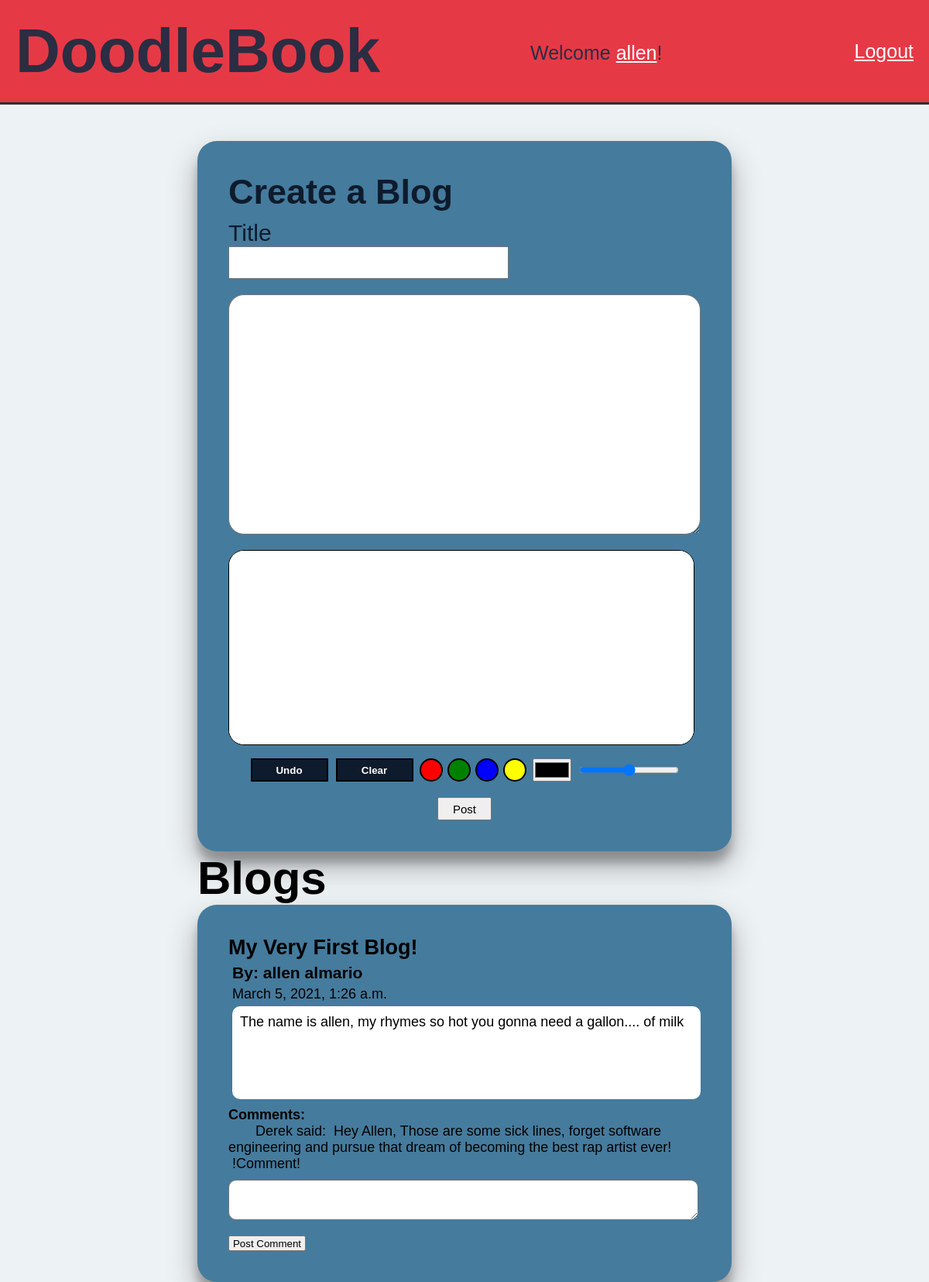
Screenshot of /dashboard (signed in) with the database file from the repository.
### Doodle_App/models.py (models this page shows)
class User(models.Model):
    first_name = models.CharField(max_length=30)
    last_name = models.CharField(max_length=40)
    email = models.CharField(max_length=70)
    password = models.CharField(max_length=100)
    bio = models.TextField(default="User Bio")
    user_level = models.IntegerField(default=0) # 0 is regular, 1 is admin
    created_at = models.DateTimeField(auto_now_add=True)
    updated_at = models.DateTimeField(auto_now=True)
    objects = webManager()

class Blog(models.Model):
    title = models.CharField(max_length=100)
    author = models.ForeignKey(User, related_name="blogs", on_delete = models.CASCADE)
    desc = models.TextField()
    privacy = models.IntegerField(default=0) # 0 is public, 1 is private
    created_at = models.DateTimeField(auto_now_add=True)
    updated_at = models.DateTimeField(auto_now=True)
    picture = models.ImageField(null=True)
    objects = webManager()

class Comment(models.Model):
    posted_by = models.ForeignKey(User, related_name="user_comments", on_delete = models.CASCADE)
    posted_to = models.ForeignKey(Blog, related_name="blog_comments", on_delete = models.CASCADE)
    description = models.TextField(default="Comment")
    created_at = models.DateTimeField(auto_now_add=True)
    updated_at = models.DateTimeField(auto_now=True)
    objects = webManager()

### Doodle_App/views.py (the view)
# urls.py: path('dashboard', views.dashboard),
def dashboard(request):
    if 'userID' in request.session:
        user = User.objects.get(id=request.session['userID'])
        context = {
            "user": user,
            "users" : User.objects.all(),
            "blogs" : Blog.objects.all(),
            "comments" : Comment.objects.all(),
        }
        return render(request, 'dashboard.html', context)
    else:
        return redirect('/')

### Doodle_App/templates/dashboard.html (shortened to what this page needs)
<!DOCTYPE html>
<html lang="en">
<head>
    {% load static %}
    <link rel="stylesheet" href="{% static 'css/dashboard.css' %}">
</head>
<header>
    <h1>DoodleBook</h1>
    <div class="nav">
        <p>Welcome <a href="profile/{{request.session.userID}}">{{user.first_name}}</a>!</p>
        <a href="/logout">Logout</a>
    </div>
</header>
<body>
    <div class="container">
        <form action = "#" method = "POST">
            <h2>Create a Blog</h2>
            <div class="title">
                <label for="blogTitle">Title</label>
                <input id="postTitle" type="text" name="blogTitle">
            </div>
            <textarea></textarea>
            <div class ="field">
                <canvas id="canvas"></canvas>
                <div class ="tools">
                    <button type = "button" class = "button">Undo</button>
                    <button onClick="clear_canvas()" type = "button" class = "button">Clear</button>
                    <div onclick="change_Color(this)" class="color-field" style="background: red;"></div>
                    <div onClick="change_color(this)" class="color-field" style="background: green;"></div>
                    <div onClick="change_color(this)" class="color-field" style="background: blue;"></div>
                    <div onClick="change_color(this)" class="color-field" style="background: yellow;"></div>
                    <input oninput="draw_color = this.value" type="color" class ="color-picker">
                    <input type="range" min="1" max="100" class="pen-range"
                            oninput="draw_width = this.value">
                </div>
            </div>
            <div class="submit">
                <input type="submit" value="Post">
            </div>
        </form>
    </div>
    <div class="blogs">
        <div>
            <h1>Blogs</h1>
            <div class = "bloginfo">
                {% for blog in blogs %}
                    <h2>{{blog.title}}</h2>
                    <div class = "name_created">
                        <h3>By: {{blog.author.first_name}} {{blog.author.last_name}}</h3>
                        <p>{{blog.created_at}}</p>
                    <p class = "description">{{blog.desc}}</p>
                {% endfor %}
                <h4>Comments:</h4>
                {% for comment in comments %}
                    <div class ="comment_section">
                        <p class = 'commenter'>{{comment.posted_by.first_name}} said:</p>
                        <p>Hey Allen, Those are some sick lines, forget software engineering and pursue that dream of becoming the best rap artist ever!</p>
                        <p>!{{comment.description}}!</p>
                    </div>
                    <form action="/postComment" method="POST">
                        <textarea class="comment_here"></textarea>
                        <input class="commentSubmit" type="submit" value="Post Comment">
                    </form>
                {% endfor %}
            </div>
        </div>
    </div>
</body>
</html>

### Doodle_App/static/css/dashboard.css (style rules this page uses)
* { height: auto; margin: 0; padding: 0px; font-family: 'Gill Sans', 'Gill Sans MT', 'Calibri', 'Trebuchet MS', sans-serif; }
body { background-color: #edf2f4; }
header { display: flex; justify-content: space-between; align-items: center; background-color: #e63946; font-size: 40px; color: #2b2d42; padding: 20px; box-shadow: rgba(0, 0, 0, 0.16) 0px 1px 4px, rgb(51, 51, 51) 0px 0px 0px 3px; }
header .nav { display: flex; align-items: center; justify-content: space-between; font-size: 25px; width: 500px; }
header .nav a { color: white; }
.container { display: flex; justify-content: center; font-size: 30px; margin-top: 50px; }
.container form { background-color: #457b9d; padding: 40px; border-radius: 25px; color: #0e1b2c; box-shadow: rgba(0, 0, 0, 0.3) 0px 19px 38px, rgba(0, 0, 0, 0.22) 0px 15px 12px; }
.container form textarea { width: 600px; height: 300px; font-size: 18px; padding: 4px; display: block; margin-top: 20px; margin-bottom: 20px; }
#postTitle { width: 350px; height: 30px; font-size: 18px; padding: 4px; display: block; }
.title { margin-top: 10px; }
.container form canvas { background-color: white; border: black 1px solid; }
.submit { padding-top: 20px; }
.tools { display: flex; flex-direction: row; justify-content: center; margin-top: 10px; }
.tools .color-field { height: 30px; width: 30px; min-height: 30px; min-width: 30px; display:inline-block; cursor: pointer; box-sizing: border-box; border-radius: 50%; border: 2px solid black; margin: 0 3px; }
.tools .button { align-self: center; width: 100px; height: 30px; border: 2px solid black; cursor: pointer; color: white; background: #0e1b2c; font-weight: bold; margin: 0 5px; }
.color-picker { align-self: center; margin: 0 5px; height: 30px; }
.pen-range { align-self: center; margin: 0 5px; }
textarea { border-radius: 20px; }
#canvas { border-radius: 20px; }
.container form input[type=submit] { width: 70px; height: 30px; font-size: 15px; margin: auto; }
.container form .submit { display: flex; margin: auto; }
.blogs { display: flex; justify-content: center; }
.blogs h1 { font-size: 60px; }
.bloginfo { background-color: #457b9d; width: 610px; font-size: 18px; padding: 40px; border-radius: 25px; box-shadow: rgba(0, 0, 0, 0.3) 0px 19px 38px, rgba(0, 0, 0, 0.22) 0px 15px 12px; }
.description { background-color: white; border-radius: 10px; height: 100px; margin-bottom: 10px; }
.name_created h3, p { margin: 5px 0 0 5px; }
.comment_section { margin-bottom:10px; }
.comment_section p { display: inline; }
.commenter { margin-left: 35px; display: inline; }
.description { padding: 10px; }
.comment_here { height: 50px; width: 605px; border-radius: 10px; font-size: 16px; }
.commentSubmit { margin-top: 15px; width: 100px; height: 20px; }

### rows the page displays
User: first_name "allen"
Blog: title "My Very First Blog!", author.first_name "allen", author.last_name "almario", created_at "March 5, 2021, 1:26 a.m.", desc "The name is allen, my rhymes so hot you gonna need a gallon.... of milk"
Comment: posted_by.first_name "Derek", description "Comment"
